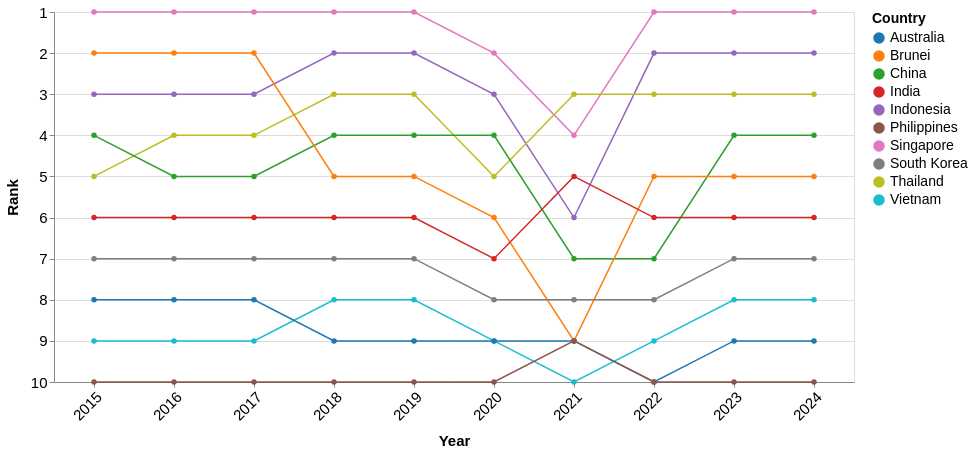

The Vega-Lite source for this figure:
### Vega-Lite specification from a JSON file in a GitHub repository (floating-point values rounded to 4 significant figures)
{"$schema": "https://vega.github.io/schema/vega-lite/v5.json", "data": {"values": [{"Country": "Singapore", "year": 2024, "Visitors": 4276007, "rank": 1}, {"Country": "Singapore", "year": 2023, "Visitors": 8308230, "rank": 1}, {"Country": "Singapore", "year": 2022, "Visitors": 5222991, "rank": 1}, {"Country": "Singapore", "year": 2021, "Visitors": 16308, "rank": 4}, {"Country": "Singapore", "year": 2020, "Visitors": 1545255, "rank": 2}, {"Country": "Singapore", "year": 2019, "Visitors": 10163882, "rank": 1}, {"Country": "Singapore", "year": 2018, "Visitors": 10615986, "rank": 1}, {"Country": "Singapore", "year": 2017, "Visitors": 12441713, "rank": 1}, {"Country": "Singapore", "year": 2016, "Visitors": 13272961, "rank": 1}, {"Country": "Singapore", "year": 2015, "Visitors": 12930754, "rank": 1}, {"Country": "Indonesia", "year": 2024, "Visitors": 1786630, "rank": 2}, {"Country": "Indonesia", "year": 2023, "Visitors": 3108165, "rank": 2}, {"Country": "Indonesia", "year": 2022, "Visitors": 1481739, "rank": 2}, {"Country": "Indonesia", "year": 2021, "Visitors": 11025, "rank": 6}, {"Country": "Indonesia", "year": 2020, "Visitors": 711723, "rank": 3}, {"Country": "Indonesia", "year": 2019, "Visitors": 3623277, "rank": 2}, {"Country": "Indonesia", "year": 2018, "Visitors": 3277689, "rank": 2}, {"Country": "Indonesia", "year": 2017, "Visitors": 2796570, "rank": 3}, {"Country": "Indonesia", "year": 2016, "Visitors": 3049964, "rank": 3}, {"Country": "Indonesia", "year": 2015, "Visitors": 2788033, "rank": 3}, {"Country": "Thailand", "year": 2024, "Visitors": 813783, "rank": 3}, {"Country": "Thailand", "year": 2023, "Visitors": 1551282, "rank": 3}, {"Country": "Thailand", "year": 2022, "Visitors": 715528, "rank": 3}, {"Country": "Thailand", "year": 2021, "Visitors": 59607, "rank": 3}, {"Country": "Thailand", "year": 2020, "Visitors": 394413, "rank": 5}, {"Country": "Thailand", "year": 2019, "Visitors": 1884306, "rank": 3}, {"Country": "Thailand", "year": 2018, "Visitors": 1914692, "rank": 3}, {"Country": "Thailand", "year": 2017, "Visitors": 1836522, "rank": 4}, {"Country": "Thailand", "year": 2016, "Visitors": 1780800, "rank": 4}, {"Country": "Thailand", "year": 2015, "Visitors": 1343569, "rank": 5}, {"Country": "China", "year": 2024, "Visitors": 1449711, "rank": 4}, {"Country": "China", "year": 2023, "Visitors": 1474114, "rank": 4}, {"Country": "China", "year": 2022, "Visitors": 211363, "rank": 7}, {"Country": "China", "year": 2021, "Visitors": 7701, "rank": 7}, {"Country": "China", "year": 2020, "Visitors": 405149, "rank": 4}, {"Country": "China", "year": 2019, "Visitors": 3114257, "rank": 4}, {"Country": "China", "year": 2018, "Visitors": 2944133, "rank": 4}, {"Country": "China", "year": 2017, "Visitors": 2281666, "rank": 5}, {"Country": "China", "year": 2016, "Visitors": 2124942, "rank": 5}, {"Country": "China", "year": 2015, "Visitors": 1677163, "rank": 4}, {"Country": "Brunei", "year": 2024, "Visitors": 565999, "rank": 5}, {"Country": "Brunei", "year": 2023, "Visitors": 811833, "rank": 5}, {"Country": "Brunei", "year": 2022, "Visitors": 301757, "rank": 5}, {"Country": "Brunei", "year": 2021, "Visitors": 773, "rank": 9}, {"Country": "Brunei", "year": 2020, "Visitors": 136020, "rank": 6}, {"Country": "Brunei", "year": 2019, "Visitors": 1216123, "rank": 5}, {"Country": "Brunei", "year": 2018, "Visitors": 1382031, "rank": 5}, {"Country": "Brunei", "year": 2017, "Visitors": 1660506, "rank": 2}, {"Country": "Brunei", "year": 2016, "Visitors": 1391016, "rank": 2}, {"Country": "Brunei", "year": 2015, "Visitors": 1133555, "rank": 2}, {"Country": "India", "year": 2024, "Visitors": 537493, "rank": 6}, {"Country": "India", "year": 2023, "Visitors": 671846, "rank": 6}, {"Country": "India", "year": 2022, "Visitors": 324548, "rank": 6}, {"Country": "India", "year": 2021, "Visitors": 3916, "rank": 5}, {"Country": "India", "year": 2020, "Visitors": 155883, "rank": 7}, {"Country": "India", "year": 2019, "Visitors": 735309, "rank": 6}, {"Country": "India", "year": 2018, "Visitors": 600311, "rank": 6}, {"Country": "India", "year": 2017, "Visitors": 552739, "rank": 6}, {"Country": "India", "year": 2016, "Visitors": 638578, "rank": 6}, {"Country": "India", "year": 2015, "Visitors": 722141, "rank": 6}, {"Country": "South Korea", "year": 2024, "Visitors": 232711, "rank": 7}, {"Country": "South Korea", "year": 2023, "Visitors": 400853, "rank": 7}, {"Country": "South Korea", "year": 2022, "Visitors": 146384, "rank": 8}, {"Country": "South Korea", "year": 2021, "Visitors": 3028, "rank": 8}, {"Country": "South Korea", "year": 2020, "Visitors": 119750, "rank": 8}, {"Country": "South Korea", "year": 2019, "Visitors": 673065, "rank": 7}, {"Country": "South Korea", "year": 2018, "Visitors": 616783, "rank": 7}, {"Country": "South Korea", "year": 2017, "Visitors": 484528, "rank": 7}, {"Country": "South Korea", "year": 2016, "Visitors": 444439, "rank": 7}, {"Country": "South Korea", "year": 2015, "Visitors": 421161, "rank": 7}, {"Country": "Vietnam", "year": 2024, "Visitors": 137344, "rank": 8}, {"Country": "Vietnam", "year": 2023, "Visitors": 286083, "rank": 8}, {"Country": "Vietnam", "year": 2022, "Visitors": 123931, "rank": 9}, {"Country": "Vietnam", "year": 2021, "Visitors": 14136, "rank": 10}, {"Country": "Vietnam", "year": 2020, "Visitors": 71622, "rank": 9}, {"Country": "Vietnam", "year": 2019, "Visitors": 892716, "rank": 8}, {"Country": "Vietnam", "year": 2018, "Visitors": 786327, "rank": 8}, {"Country": "Vietnam", "year": 2017, "Visitors": 638135, "rank": 9}, {"Country": "Vietnam", "year": 2016, "Visitors": 703737, "rank": 9}, {"Country": "Vietnam", "year": 2015, "Visitors": 646891, "rank": 9}, {"Country": "Australia", "year": 2024, "Visitors": 159318, "rank": 9}, {"Country": "Australia", "year": 2023, "Visitors": 276477, "rank": 9}, {"Country": "Australia", "year": 2022, "Visitors": 118598, "rank": 10}, {"Country": "Australia", "year": 2021, "Visitors": 33451, "rank": 9}, {"Country": "Australia", "year": 2020, "Visitors": 195146, "rank": 9}, {"Country": "Australia", "year": 2019, "Visitors": 1282782, "rank": 9}, {"Country": "Australia", "year": 2018, "Visitors": 1034871, "rank": 9}, {"Country": "Australia", "year": 2017, "Visitors": 899202, "rank": 8}, {"Country": "Australia", "year": 2016, "Visitors": 737115, "rank": 8}, {"Country": "Australia", "year": 2015, "Visitors": 714047, "rank": 8}, {"Country": "Philippines", "year": 2024, "Visitors": 60100, "rank": 10}, {"Country": "Philippines", "year": 2023, "Visitors": 137781, "rank": 10}, {"Country": "Philippines", "year": 2022, "Visitors": 86462, "rank": 10}, {"Country": "Philippines", "year": 2021, "Visitors": 10229, "rank": 9}, {"Country": "Philippines", "year": 2020, "Visitors": 53889, "rank": 10}, {"Country": "Philippines", "year": 2019, "Visitors": 1114257, "rank": 10}, {"Country": "Philippines", "year": 2018, "Visitors": 1167375, "rank": 10}, {"Country": "Philippines", "year": 2017, "Visitors": 1066461, "rank": 10}, {"Country": "Philippines", "year": 2016, "Visitors": 1029488, "rank": 10}, {"Country": "Philippines", "year": 2015, "Visitors": 957408, "rank": 10}]}, "width": 800, "height": 370, "mark": {"type": "line", "point": true, "strokeWidth": 1.5}, "encoding": {"x": {"field": "year", "type": "ordinal", "title": "Year", "axis": {"labelOverlap": "parity", "labelAngle": -45}}, "y": {"field": "rank", "type": "quantitative", "title": "Rank", "scale": {"domain": [10, 1], "nice": true}, "axis": {"reverse": true}}, "color": {"field": "Country", "type": "nominal", "scale": {"scheme": "category10"}}, "tooltip": [{"field": "Country", "type": "nominal", "title": "Country"}, {"field": "year", "type": "ordinal", "title": "Year"}, {"field": "rank", "type": "quantitative", "title": "Rank"}, {"field": "Visitors", "type": "quantitative", "title": "Visitors", "format": ","}]}, "config": {"axis": {"labelFontSize": 15, "titleFontSize": 15, "titlePadding": 10}, "legend": {"labelFontSize": 14, "titleFontSize": 14, "labelPadding": 10}, "tooltip": {"labelFontSize": 15, "titleFontSize": 15}}}
